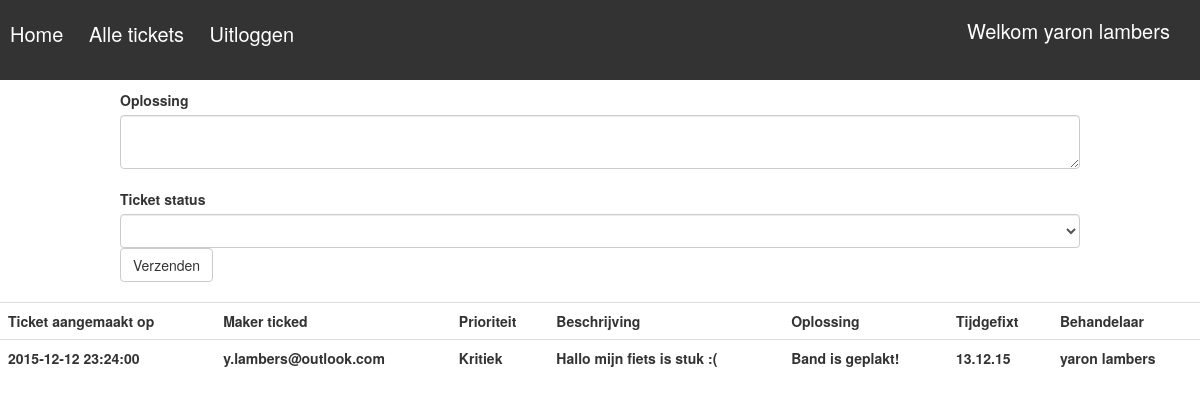
The app's page /includes/tickethandeling.php?id=1 (signed in), older data.
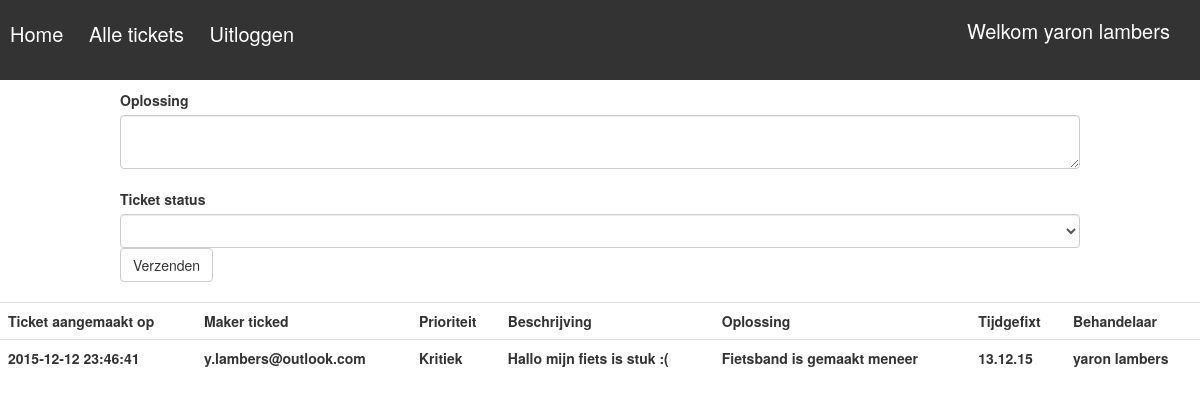
The same page, newer data.
### tables this page shows
CREATE TABLE `ticket` (
  `idticket` int(11) NOT NULL,
  `customer` varchar(45) NOT NULL,
  `idcustomer` int(11) NOT NULL,
  `created_at` timestamp NOT NULL DEFAULT CURRENT_TIMESTAMP ON UPDATE CURRENT_TIMESTAMP,
  `urgentieLevel` int(3) NOT NULL,
  `description` varchar(45) NOT NULL,
  `employee` varchar(45) DEFAULT NULL,
  `fixed_at` varchar(14) DEFAULT NULL,
  `solution` longtext,
  `active` int(2) NOT NULL
);

### includes/tickethandeling.php (the view, shortened to what this page needs)
<!doctype html>
<html lang="en">
<head>
    <link rel="stylesheet" href="../css/style.css">
    <link rel="stylesheet" href="../css/bootstrap.css">
</head>
<body>
<?php
include_once('database.php');
$email = $_SESSION['email'];
$user_email = "SELECT * FROM user WHERE email LIKE '%$email%'";
$result = mysqli_query($db, $user_email);
$row = mysqli_fetch_assoc($result);
$userName = $row['firstname'] ." ". $row['lastname']. "<br/>";
$role = $row['role'];
if(!empty($_SESSION['email'])){
    echo '<div class="menubar">';
    echo "<h2>"."Welkom ". $userName."</h2>"."<br/>";
    echo '<a href="ticket.php">Home </a> ';
    echo '<a class="menu" href="ticket.php"> Alle tickets </a>';
    echo '<a href="logout.php">Uitloggen </a>';
    echo '</div>';
}else{
    header('location: ../index.php');
}
if ($role == 2){
    $id = $_GET['id'];
    $query = "SELECT * FROM ticket WHERE idticket='$id' ";
    $return = mysqli_query($db, $query);
    $row = mysqli_fetch_array($return);
    if($row['urgentieLevel'] == 1){
        $urgentieLevel = 'Laag';
    }elseif($row['urgentieLevel'] == 2){
        $urgentieLevel = 'Normaal';
    }elseif($row['urgentieLevel'] == 4){
        $urgentieLevel = 'Kritiek';
    }
    echo '
    <table class="table table-hover">
     <tr>
        <th>Ticket aangemaakt op </th>
        <th>Maker ticked</th>
        <th>Prioriteit</th>
        <th>Beschrijving </th>
        <th>Oplossing </th>
        <th>Tijdgefixt </th>
        <th>Behandelaar</th>
    </tr>
    ';
    echo '<tr>';
    echo "<th>".$row['created_at']."</th>";
    echo "<th>".$row['customer']. "</th>";
    echo "<th>".$urgentieLevel. "</th>";
    echo "<th>".$row['description'] . "</th>";
    echo "<th>" .$row['solution'] . "</th>";
    echo "<th>" .$row['fixed_at'] . "</th>";
    echo "<th>" .$row['employee'] . "</th>";
    echo '</tr>';
    echo '
        <div class="containerForm">
        <form method="POST">
         <label>Oplossing</label> <br/>
         <textarea class="form-control" name="solution" rows="" cols="100">  </textarea> <br/>
        <label> Ticket status </label>
        <select name="status" class="form-control"/>
        <option>  </option>
        ';
    echo'
            </select>
            <input class="btn btn-default" type="submit" name="submit" value="Verzenden"> <br/>
        </form>
        <br/>
        </div>
    ';
}

Row changes from the older to the newer data that the page shows:
changed ticket "y.lambers@outlook.com": created_at "2015-12-12 23:24:00" → "2015-12-12 23:46:41"; solution "Band is geplakt!" → "Fietsband is gemaakt meneer"
